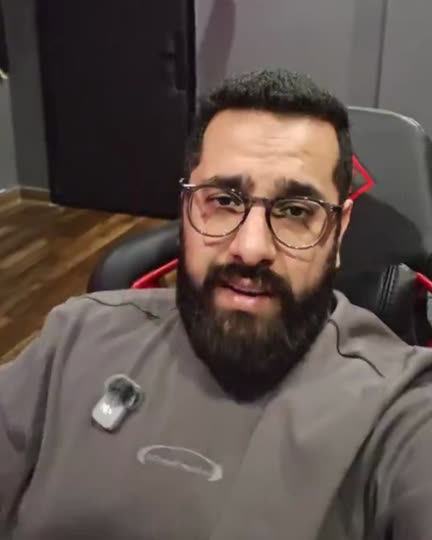
#> input picture integrations/alansari-motion-library/lut/original.jpg, 432 x 540 px
$ python reference_board.py ../integrations/alansari-motion-library/lut/original.jpg --out out.png
#> lines starting #> are read from the running program, lines starting #| are printed output that depends on the picture
#!/usr/bin/env python3
"""Make an offline contact sheet from local image references or sampled frames.

Sources are only read, never copied or edited. The output is a reference-only
visual aid; it does not grant permission to reuse any source material.
"""
from __future__ import annotations

import argparse
import hashlib
import sys
from pathlib import Path

EXTENSIONS = {".png", ".jpg", ".jpeg", ".webp", ".gif", ".bmp", ".tif", ".tiff"}


def _pillow():
    try:
        from PIL import Image, ImageDraw, ImageOps
    except ImportError as exc:
        raise RuntimeError(
            "This helper needs Pillow. Follow Khaam's normal permission-gated setup "
            "for optional Python packages; nothing was installed."
        ) from exc
    return Image, ImageDraw, ImageOps


def expand_sources(raw_sources: list[str]) -> list[Path]:
    found: list[Path] = []
    for raw in raw_sources:
        path = Path(raw).expanduser()
        if path.is_dir():
            found.extend(sorted(p for p in path.iterdir() if p.is_file() and p.suffix.lower() in EXTENSIONS))
        elif path.is_file() and path.suffix.lower() in EXTENSIONS:
            found.append(path)
        else:
            raise ValueError(f"Not a supported local image or directory: {raw}")
    # Deduplicate without changing order. Do not follow directories recursively.
    unique: list[Path] = []
    seen: set[str] = set()
    for path in found:
        resolved = str(path.resolve())
        if resolved not in seen:
            unique.append(path)
            seen.add(resolved)
    if not unique:
        raise ValueError("No supported images found.")
    if len(unique) > 36:
        raise ValueError(f"Found {len(unique)} images; limit is 36 per board. Pass a smaller, intentional set.")
    return unique


def build_board(paths: list[Path], out: Path, *, title: str, labels: list[str], cols: int = 3,
                cell_width: int = 420, cell_height: int = 520) -> tuple[Path, Path]:
#> called with title = 'Khaam · Reference board', cols = 3, cell_width = 420, cell_height = 520
    Image, ImageDraw, ImageOps = _pillow()
    if not 1 <= cols <= 6:
        raise ValueError("Columns must be 1–6.")
    if not 160 <= cell_width <= 1200 or not 160 <= cell_height <= 1600:
        raise ValueError("Cell dimensions are outside the safe range.")
    if labels and len(labels) != len(paths):
        raise ValueError("Provide exactly one --label per expanded input image, or none.")
    out = out.expanduser()
    map_path = out.with_name(out.stem + ".sources.md")
    if out.exists() or map_path.exists():
        raise FileExistsError(f"Board or source map already exists; refusing to overwrite: {out}")
    gap, head_h, caption_h = 18, 56, 52
    rows = (len(paths) + cols - 1) // cols
    board = Image.new(
        "RGB",
        (gap + cols * (cell_width + gap), gap + head_h + rows * (cell_height + caption_h + gap)),
        "#17191d",
    )
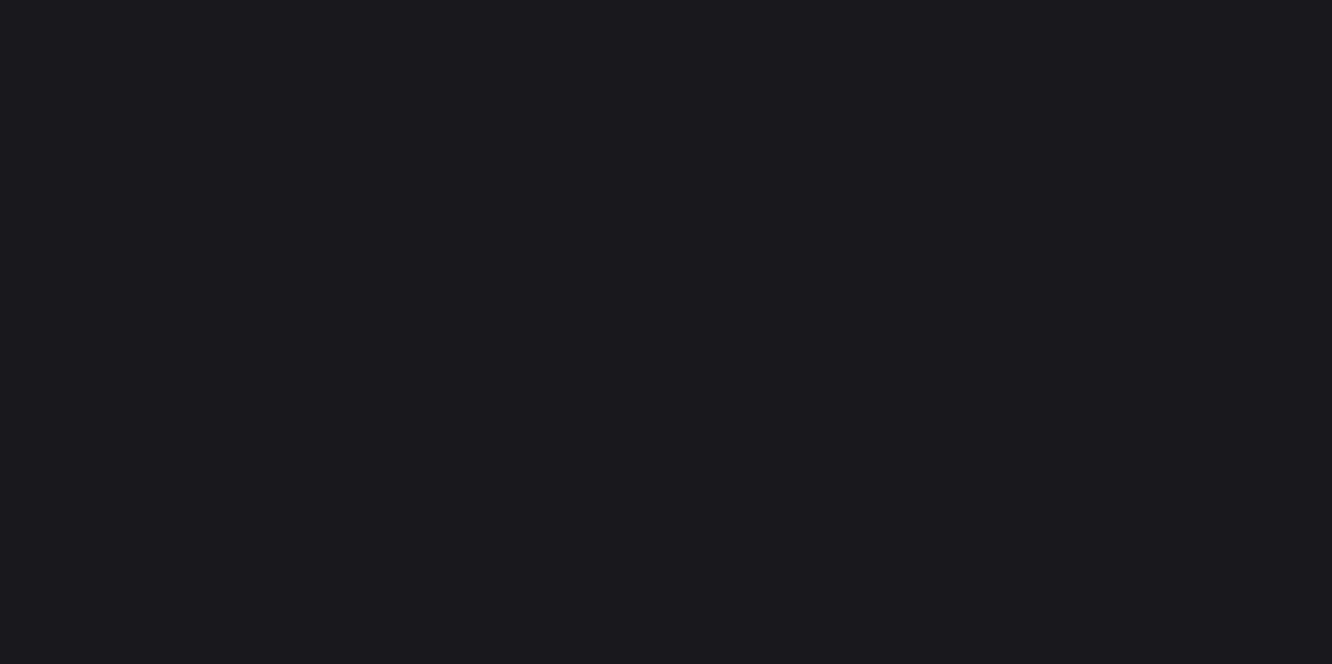
#> board: PIL image 1332x664 RGB; mean R, G, B 23, 25, 29
    draw = ImageDraw.Draw(board)
    draw.text((gap, gap), title[:140], fill="#f4f4f4")
    records = ["# Reference board source map", "", "Reference-only: these entries identify local inputs; no rights to reuse them are implied.", ""]
    for index, path in enumerate(paths, 1):
        try:
            with Image.open(path) as source:
#> source is the input picture: PIL image 432x540 RGB; mean R, G, B 93.8, 80.9, 75.4
                image = ImageOps.exif_transpose(source).convert("RGB")
                image.load()
        except Exception as exc:
            raise ValueError(f"Cannot decode {path.name}: {exc}") from exc
        col, row = (index - 1) % cols, (index - 1) // cols
        x = gap + col * (cell_width + gap)
        y = gap + head_h + row * (cell_height + caption_h + gap)
        image.thumbnail((cell_width - 20, cell_height - 20), Image.Resampling.LANCZOS)
        tile = Image.new("RGB", (cell_width, cell_height), "#292c32")
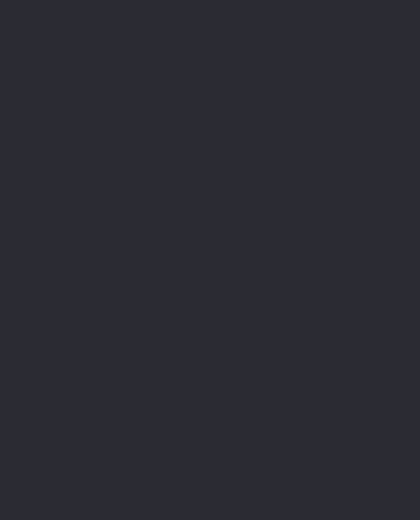
#> tile: PIL image 420x520 RGB; mean R, G, B 41, 44, 50
        tile.paste(image, ((cell_width - image.width) // 2, (cell_height - image.height) // 2))
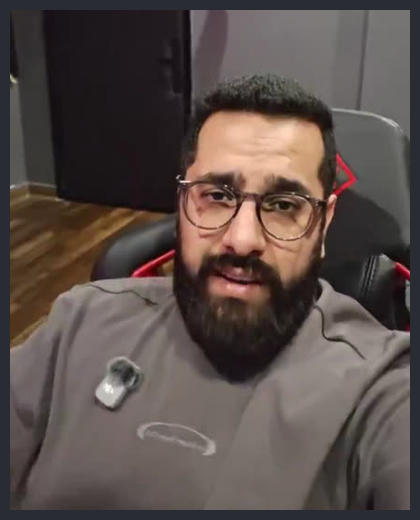
#> tile: PIL image 420x520 RGB; mean R, G, B 89.4, 77.8, 73.3
        board.paste(tile, (x, y))
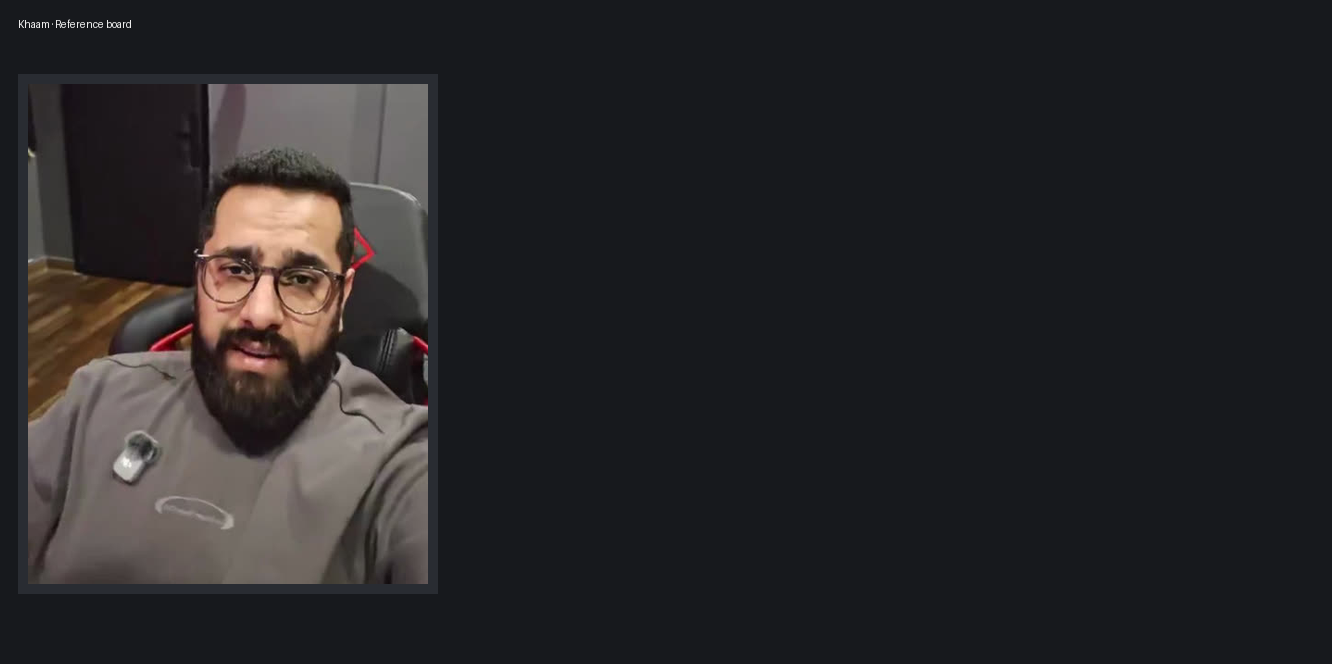
#> board: PIL image 1332x664 RGB; mean R, G, B 39.5, 38.1, 40
        # Pillow's default font is not a shaping engine. Keep the tile label ASCII-safe;
        # the adjacent source map preserves the original Unicode name and description.
        safe_name = path.name.encode("ascii", "replace").decode("ascii")[:42]
        draw.text((x + 4, y + cell_height + 7), f"{index:02d} · {safe_name}", fill="#f2f2f2")
        label = labels[index - 1].replace("\n", " ").strip() if labels else ""
        if label:
            draw.text((x + 4, y + cell_height + 26), label.encode("ascii", "replace").decode("ascii")[:54], fill="#bec6d2")
        hasher = hashlib.sha256()
        with path.open("rb") as source_file:
            for chunk in iter(lambda: source_file.read(1024 * 1024), b""):
                hasher.update(chunk)
        digest = hasher.hexdigest()
        records.extend([
            f"## {index:02d} · {labels[index - 1] if labels else path.name}",
            f"- Input name: `{path.name}`",
            f"- SHA-256: `{digest}`",
            "",
        ])
    out.parent.mkdir(parents=True, exist_ok=True)
    if out.suffix.lower() in {".jpg", ".jpeg"}:
        board.save(out, quality=90)
    else:
        board.save(out, format="PNG")
    map_path.write_text("\n".join(records), encoding="utf-8")
    return out, map_path


def main(argv: list[str] | None = None) -> int:
    parser = argparse.ArgumentParser(description=__doc__)
    parser.add_argument("sources", nargs="+", help="local image files and/or non-recursive directories")
    parser.add_argument("--out", required=True, help="new board path; existing outputs are never overwritten")
    parser.add_argument("--title", default="Khaam · Reference board")
    parser.add_argument("--label", action="append", default=[], help="one optional label per expanded image")
    parser.add_argument("--cols", type=int, default=3)
    parser.add_argument("--cell-width", type=int, default=420)
    parser.add_argument("--cell-height", type=int, default=520)
    args = parser.parse_args(argv)
    try:
        paths = expand_sources(args.sources)
        out, mapping = build_board(paths, Path(args.out), title=args.title, labels=args.label,
                                   cols=args.cols, cell_width=args.cell_width, cell_height=args.cell_height)
    except (RuntimeError, ValueError, OSError) as exc:
        print(f"ERROR: {exc}", file=sys.stderr)
        return 2
    print(f"Board: {out}\nSource map: {mapping}\nInputs: {len(paths)} · read-only · local-only · reference-only")
    return 0


if __name__ == "__main__":
    raise SystemExit(main())
#> (the program exits here)
